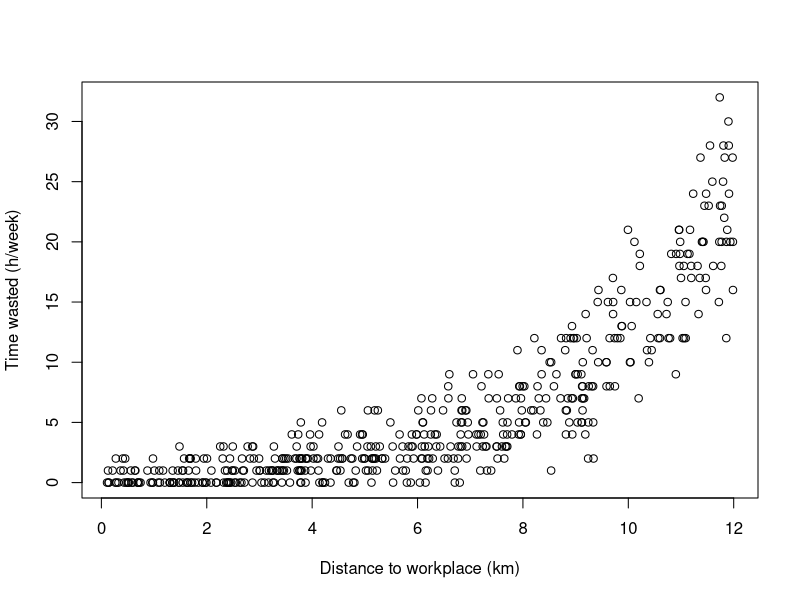
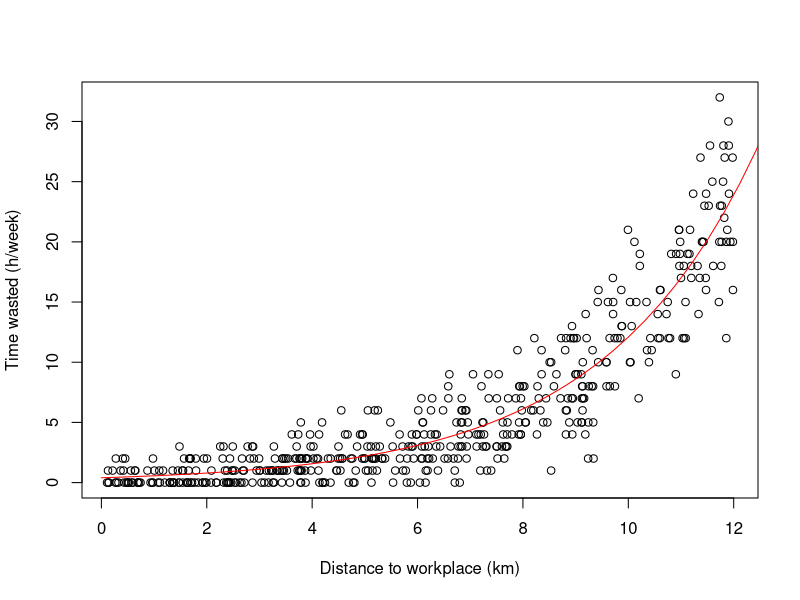
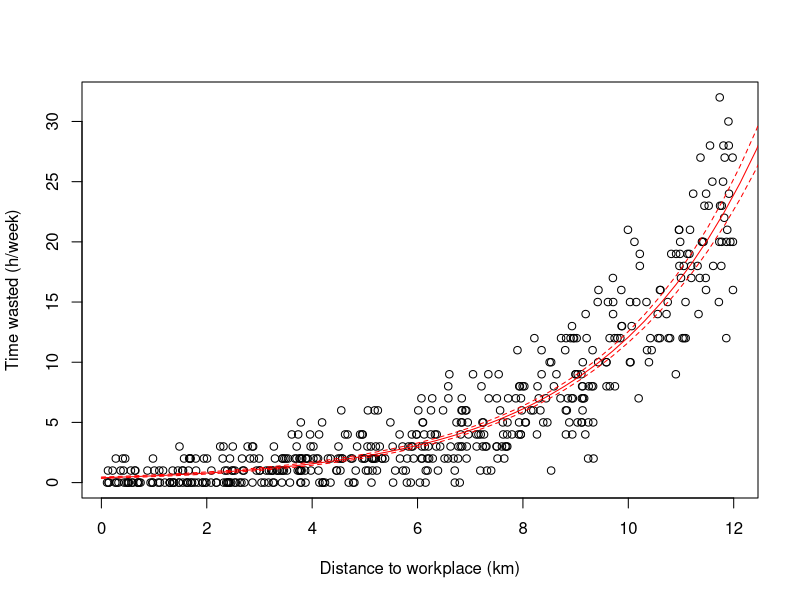

Recreate these plots in R, in order.
## ---- chunk 1
set.seed(1234)

N <- 500
x <- runif(n=N,0.1,12)            # generate the x_n (note x is a vector)
beta_1 <- 0.35 ; beta_0 <- -1     # this is the ground truth, which is unknown
l <- exp(beta_1*x + beta_0)       # generate the lambdas (note l is a vector)
t <- rpois(n=N, lambda = l)       # generate the targets t_n according to parameter l_n for each x_n
## ---- chunk 2
plot(x, t, xlab="Distance to workplace (km)", ylab="Time wasted (h/week)")
## ---- chunk 3
mydata <- data.frame(h.week=t, dist=x)
glm.res <- glm(h.week ~ dist, family = poisson(link="log"), data = mydata)
summary(glm.res)
## ---- chunk 4
new.d <- seq(0,30,length.out=100)
fv <- predict (glm.res, data.frame(dist=new.d), se=TRUE)

plot (x, t, xlab="Distance to workplace (km)", ylab="Time wasted (h/week)")
lines(new.d,exp(fv$fit), col='red')
## ---- chunk 5
plot (x, t, xlab="Distance to workplace (km)", ylab="Time wasted (h/week)")
lines (new.d,exp(fv$fit), col='red')
lines (new.d,exp(fv$fit+1.967*fv$se.fit), col='red',lty=2)
lines (new.d,exp(fv$fit-1.967*fv$se.fit), col='red',lty=2)
